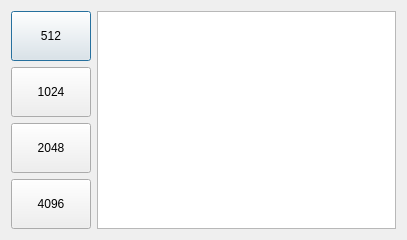
<?xml version="1.0" encoding="UTF-8"?>
<ui version="4.0">
 <class>tex_change</class>
 <widget class="QDialog" name="tex_change">
  <property name="geometry">
   <rect>
    <x>0</x>
    <y>0</y>
    <width>407</width>
    <height>238</height>
   </rect>
  </property>
  <property name="windowTitle">
   <string>tex changing</string>
  </property>
  <layout class="QGridLayout" name="gridLayout">
   <item row="0" column="0">
    <layout class="QGridLayout" name="gridLayout_2">
     <item row="0" column="0">
      <widget class="QPushButton" name="changeto_512">
       <property name="minimumSize">
        <size>
         <width>0</width>
         <height>50</height>
        </size>
       </property>
       <property name="text">
        <string>512</string>
       </property>
      </widget>
     </item>
     <item row="1" column="0">
      <widget class="QPushButton" name="changeto_1024">
       <property name="minimumSize">
        <size>
         <width>0</width>
         <height>50</height>
        </size>
       </property>
       <property name="text">
        <string>1024</string>
       </property>
      </widget>
     </item>
     <item row="2" column="0">
      <widget class="QPushButton" name="changeto_2048">
       <property name="minimumSize">
        <size>
         <width>0</width>
         <height>50</height>
        </size>
       </property>
       <property name="text">
        <string>2048</string>
       </property>
      </widget>
     </item>
     <item row="3" column="0">
      <widget class="QPushButton" name="changeto_4096">
       <property name="minimumSize">
        <size>
         <width>0</width>
         <height>50</height>
        </size>
       </property>
       <property name="text">
        <string>4096</string>
       </property>
      </widget>
     </item>
    </layout>
   </item>
   <item row="0" column="1">
    <widget class="QTextBrowser" name="textBrowser"/>
   </item>
  </layout>
 </widget>
 <resources/>
 <connections/>
</ui>
